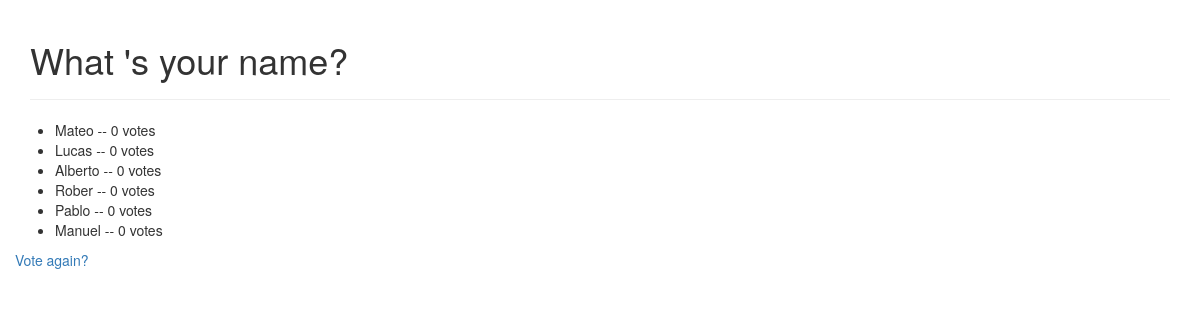
Before: /polls/1/results/ with the older database file.
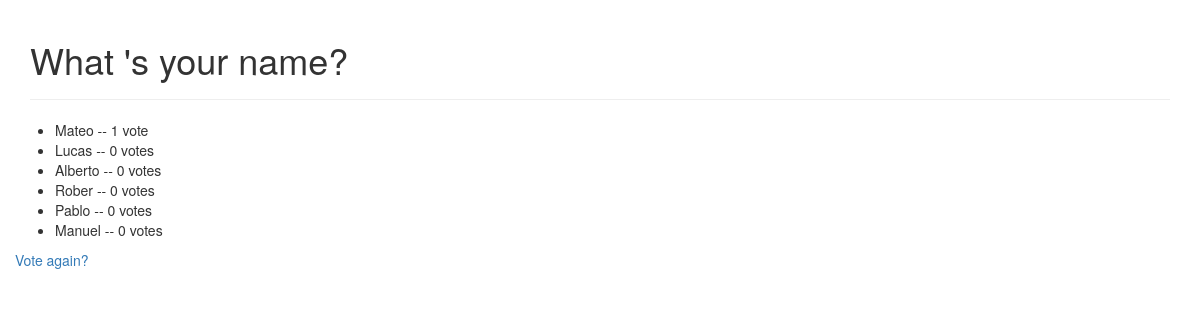
After: the same page with the newer database file.
### polls/models.py (models this page shows, shortened)
class Choice(models.Model):
    question = models.ForeignKey(Question, on_delete=models.CASCADE)
    choice_text= models.CharField(max_length=200)
    votes = models.IntegerField(default=0)

### polls/views.py (the view)
# urls.py: url(r'^(?P<pk>[0-9]+)/results/$', views.ResultsView.as_view(), name='results'),
class ResultsView(generic.DetailView):
    model = Question
    template_name = 'polls/results.html'

### polls/templates/polls/results.html (shortened to what this page needs)
<!DOCTYPE html>
<html>
<head lang="en">
    <link rel="stylesheet" href="https://maxcdn.bootstrapcdn.com/bootstrap/3.3.1/css/bootstrap.min.css">
</head>
<body>
<div class="container">
    <div class="page-header">
        <h1>{{ question.question_text }}</h1>
    </div>
    <div class="row">
        <ul>
            {% for choice in question.choice_set.all %}
                <li>{{ choice.choice_text }} -- {{ choice.votes }} vote{{ choice.votes|pluralize }}</li>
            {% endfor %}
        </ul>
        <a href="{% url 'polls:detail' question.id %}">Vote again?</a>
    </div>
</div>
</body>
</html>

Changed rows visible on the page:
changed Choice "Mateo": votes "0" → "1"
